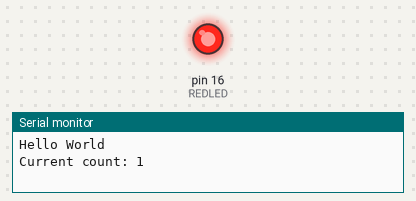
The sketch below on a simulated Arduino Uno, built with avr-gcc and run on an emulated ATmega328P. Parts: output pins drawn as LEDs (lit = HIGH), the last lines printed to the serial monitor.

Above: at 1.5 s.
At 6.12 s:
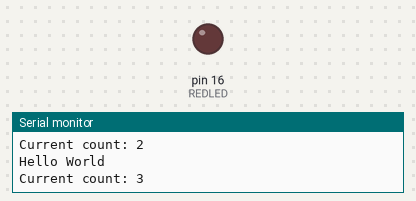
Timing chart, 0 to 7.0 s (numbered marks = the images above):
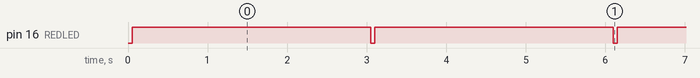

Measured:
- by itself, pin 16 (REDLED): alternates HIGH for 3.0 s and LOW for 0.05 s

The sketch:

ESP8266_HelloWorld.ino
```cpp
/* Hello World for ESP8266
 *  This program extends the Blink program on writes "Hello World" to the serial port.
 *  Once the code is uploaded to the ESP8266 you can monitor the output sing the\
 *  Arduino Serial Port Monitor which is opened by clicking the Magnifying class icon on
 *  the top righthand corner of this window. NOTE: The serial monitor Baud must be set to 115200
 *  using the the dropdown menu in the bottom righthand corner of the Serial Monitor window
 *
 *  Benn Thomsen, Oct 2016
 */

// Define pin assignments
#define REDLED 16              // Corresponds to GPIO16 labelled pin D0 on NodeMCU board

int count = 0;                // define a count variable

// The setup function runs code that is only executed once at the begining of the program
void setup() {
  Serial.begin(115200);        // Initialize the serial port with a Baud rate of 115200bps
  pinMode(REDLED, OUTPUT);     // Initialize the LED_BUILTIN pin as an output
} // End of setup

// The code insiude the loop function is repeatedly executed forever
void loop() {
  Serial.println("Hello World");  // Write Hello World to the serial port

  count = count + 1;              // increment the count value (Note: the increment operation is often written as: count++)
  //count++;
  Serial.print("Current count: ");
  Serial.println(count);

  // Blink LED
  digitalWrite(REDLED, LOW);      // Turn the LED on
  delay(50);                      // Wait for 50ms
  digitalWrite(REDLED, HIGH);     // Turn the LED off by making the voltage HIGH
  delay(3000);                    // Wait for 3s
} // End of loop
```
